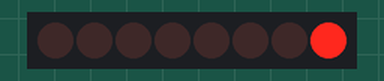
The sketch below on a simulated Arduino Uno, built with avr-gcc and run on an emulated ATmega328P. Parts: 8 shift-register outputs drawn as a row of LEDs (first output left, lit = HIGH). Wiring (inferred from the names in the program): shift register (74HC595): data pin 12; shift clock pin 9; latch pin 11. Wiring (inferred from the signals the program sends): row of LEDs: on Q0, Q1, Q2, Q3, Q4, Q5, Q6, Q7.

Above: at 0.15 s.
At 6.45 s:
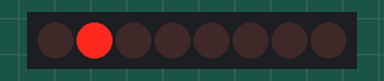
At 12.86 s:
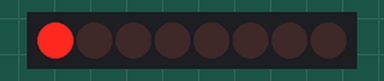
At 19.17 s:
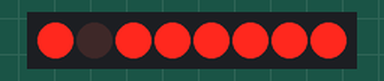
At 25.6 s:
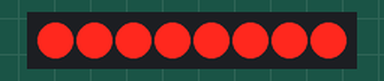
At 39.88 s:
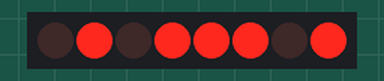
Timing chart, 0 to 40.0 s (numbered marks = the images above):
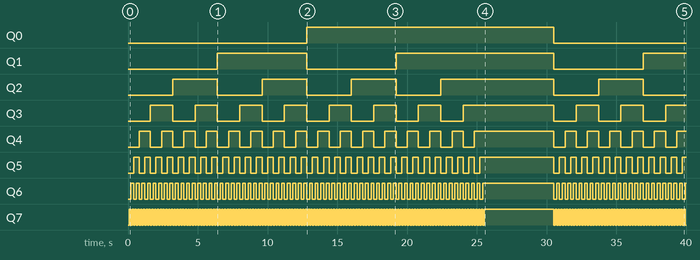

Measured:
- by itself, Q0: LOW → HIGH at 12.8 s, → LOW 17.7 s later
- by itself, Q1: goes HIGH 6.4 s, LOW 6.4 s, HIGH 11.3 s, LOW 6.4 s, then HIGH
- by itself, Q2: goes 3 × (HIGH 3.2 s, LOW 3.2 s), HIGH 8.1 s, LOW 3.2 s, HIGH 3.2 s, then LOW
- by itself, Q3: LOW → HIGH at 1.6 s, → LOW 1.6 s later, → HIGH 1.6 s later, → LOW 1.6 s later, … (21 changes in this stretch)
- by itself, Q4: goes 15 × (HIGH 0.80 s, LOW 0.80 s), HIGH 5.7 s, 5 × (LOW 0.80 s, HIGH 0.80 s), LOW 0.80 s, then HIGH
- by itself, Q5: goes 31 × (HIGH 0.40 s, LOW 0.40 s), HIGH 5.3 s, 11 × (LOW 0.40 s, HIGH 0.40 s), LOW 0.40 s, then HIGH
- by itself, Q6: goes 63 × (HIGH 0.20 s, LOW 0.20 s), HIGH 5.1 s, 23 × (LOW 0.20 s, HIGH 0.20 s), LOW 0.20 s, then HIGH
- by itself, Q7: goes 127 × (HIGH 0.10 s, LOW 0.10 s), HIGH 5.0 s, 47 × (LOW 0.10 s, HIGH 0.10 s), then LOW

The sketch:

counter_shift_register.ino
```cpp
int latchPin=11;
int clockPin=9;
int dataPin=12;

int dt=100;
void setup() {
  pinMode(latchPin,OUTPUT);
  pinMode(dataPin,OUTPUT);
  pinMode(clockPin,OUTPUT);
}

void loop() {
  for (byte i=0x00;i<=0xFF;i++){
  digitalWrite(latchPin,LOW);
  shiftOut(dataPin,clockPin,LSBFIRST,i);
  digitalWrite(latchPin,HIGH);
  if (i == 0xFF){
    delay(5000);
  }else{
    delay(dt);
  }
 }
}
```
